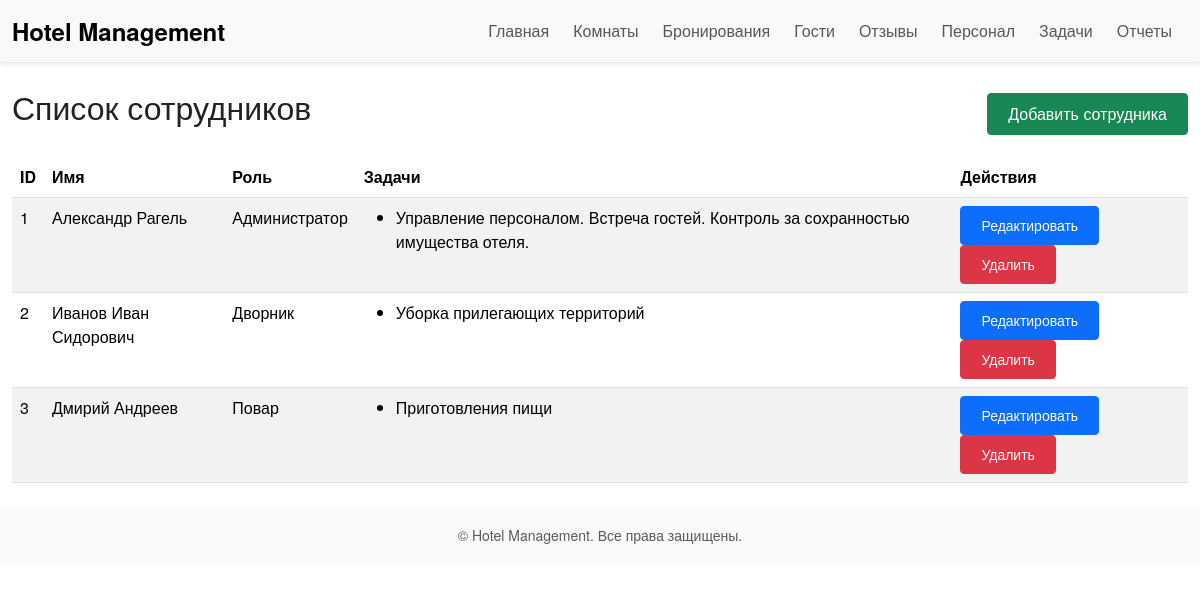
Screenshot of /staff with the database file from the repository.
### tables this page shows
CREATE TABLE staff (
            id INTEGER PRIMARY KEY AUTOINCREMENT,
            name TEXT NOT NULL,
            role TEXT,
            tasks TEXT
        );

### app.py (the view)
@app.route('/staff')
def list_staff():
    conn = get_db_connection()
    staff = conn.execute('SELECT * FROM staff').fetchall()
    conn.close()
    return render_template('staff.html', staff=staff)

### app.py (called while the page is built)
def get_db_connection():
    conn = sqlite3.connect(DATABASE)
    conn.row_factory = sqlite3.Row  # позволит обращаться по именам столбцов
    return conn

### templates/staff.html (shortened to what this page needs)
{% extends 'base.html' %}
{% block content %}
<div class="d-flex justify-content-between align-items-center mb-3">
  <h2>Список сотрудников</h2>
  <a class="btn btn-success" href="{{ url_for('add_staff') }}">Добавить сотрудника</a>
</div>
<table class="table table-striped table-hover">
  <thead>
    <tr>
      <th>ID</th>
      <th>Имя</th>
      <th>Роль</th>
      <th>Задачи</th>
      <th>Действия</th>
    </tr>
  </thead>
  <tbody>
    {% for member in staff %}
    <tr>
      <td>{{ member['id'] }}</td>
      <td>{{ member['name'] }}</td>
      <td>{{ member['role'] }}</td>
      <td>
        <ul>
          {% for task in member['tasks'].split(',') %}
          <li>{{ task }}</li>
          {% endfor %}
        </ul>
      </td>
      <td>
        <a href="{{ url_for('edit_staff', staff_id=member['id']) }}" class="btn btn-primary btn-sm">Редактировать</a>
        <form action="{{ url_for('delete_staff', staff_id=member['id']) }}" method="post" style="display:inline;" onsubmit="return confirm('Вы уверены, что хотите удалить сотрудника?');">
          <button type="submit" class="btn btn-danger btn-sm">Удалить</button>
        </form>
      </td>
    </tr>
    {% endfor %}
  </tbody>
</table>
{% endblock %}

### static/css/style.css (style rules this page uses)
html, body { background-color: #ffffff; color: #333333; font-family: 'Helvetica Neue', Arial, sans-serif; margin: 0; padding: 0; }
h1, h2, h3, h4, h5, h6 { font-weight: 300; color: #222222; margin-bottom: 1rem; }
.btn { border-radius: 0.25rem; padding: 0.5rem 1.25rem; }

### rows the page displays
staff: id "1", name "Александр Рагель", role "Администратор", tasks "Управление персоналом. Встреча гостей. Контроль за сохранностью имущества отеля."
staff: id "2", name "Иванов Иван Сидорович", role "Дворник", tasks "Уборка прилегающих территорий"
staff: id "3", name "Дмирий Андреев", role "Повар", tasks "Приготовления пищи"
